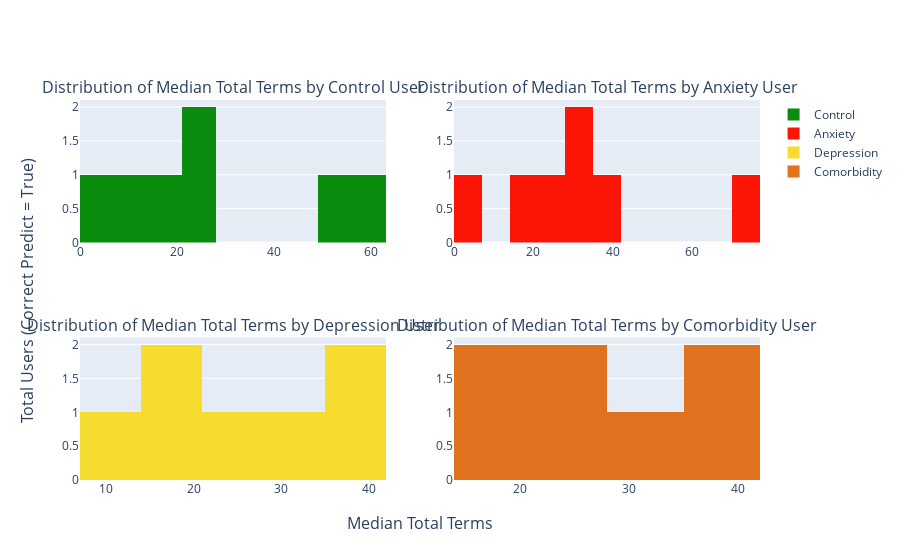
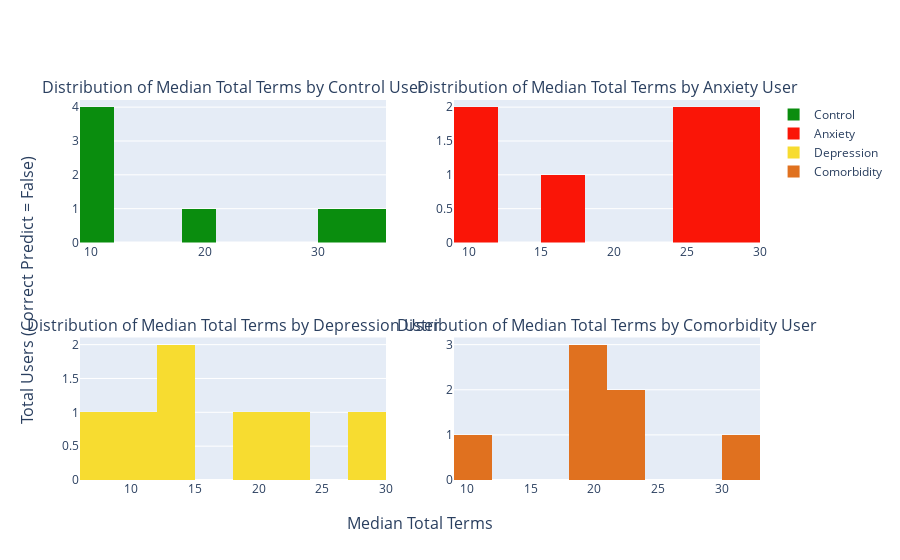

Here is the notebook cell these charts were saved with, in order:
### Code cell
generate_plot_median_posts(sub_smhd_test[sub_smhd_test.correct_prediction == True], type_plot='specific')
generate_plot_median_posts(sub_smhd_test[sub_smhd_test.correct_prediction == False], type_plot='specific')

### Figure 1 — Plotly figure (JSON) as saved in the notebook; plotly's stock layout.template omitted (floating-point values rounded to 4 significant figures)
{"data": [{"autobinx": false, "marker": {"color": "#0A8D0E"}, "name": "Control", "type": "histogram", "x": [14.5, 13, 24, 51, 27.5, 4, 60], "xaxis": "x", "xbins": {"end": 76.5, "size": 7, "start": 0}, "yaxis": "y", "ybins": {"end": 76.5, "size": 2, "start": 0}}, {"autobinx": false, "marker": {"color": "#FA1507"}, "name": "Anxiety", "type": "histogram", "x": [37, 28, 14, 5, 30, 24, 76.5], "xaxis": "x2", "xbins": {"end": 76.5, "size": 7, "start": 0}, "yaxis": "y2", "ybins": {"end": 76.5, "size": 2, "start": 0}}, {"autobinx": false, "marker": {"color": "#F7DC30"}, "name": "Depression", "type": "histogram", "x": [35, 14, 17.5, 40, 33, 10.5, 25], "xaxis": "x3", "xbins": {"end": 76.5, "size": 7, "start": 0}, "yaxis": "y3", "ybins": {"end": 76.5, "size": 2, "start": 0}}, {"autobinx": false, "marker": {"color": "#E0711F"}, "name": "Comorbidity", "type": "histogram", "x": [14, 30.5, 24.5, 35, 15, 40, 22], "xaxis": "x4", "xbins": {"end": 76.5, "size": 7, "start": 0}, "yaxis": "y4", "ybins": {"end": 76.5, "size": 2, "start": 0}}], "layout": {"annotations": [{"font": {"size": 16}, "showarrow": false, "text": "Distribution of Median Total Terms by Control User", "x": 0.225, "xanchor": "center", "xref": "paper", "y": 1, "yanchor": "bottom", "yref": "paper"}, {"font": {"size": 16}, "showarrow": false, "text": "Distribution of Median Total Terms by Anxiety User", "x": 0.775, "xanchor": "center", "xref": "paper", "y": 1, "yanchor": "bottom", "yref": "paper"}, {"font": {"size": 16}, "showarrow": false, "text": "Distribution of Median Total Terms by Depression User", "x": 0.225, "xanchor": "center", "xref": "paper", "y": 0.375, "yanchor": "bottom", "yref": "paper"}, {"font": {"size": 16}, "showarrow": false, "text": "Distribution of Median Total Terms by Comorbidity User", "x": 0.775, "xanchor": "center", "xref": "paper", "y": 0.375, "yanchor": "bottom", "yref": "paper"}, {"font": {"size": 16}, "showarrow": false, "text": "Median Total Terms", "x": 0.5, "xanchor": "center", "xref": "paper", "y": 0, "yanchor": "top", "yref": "paper", "yshift": -30}, {"font": {"size": 16}, "showarrow": false, "text": "Total Users (Correct Predict = True)", "textangle": -90, "x": 0, "xanchor": "right", "xref": "paper", "xshift": -40, "y": 0.5, "yanchor": "middle", "yref": "paper"}], "xaxis": {"anchor": "y", "domain": [0, 0.45]}, "xaxis2": {"anchor": "y2", "domain": [0.55, 1]}, "xaxis3": {"anchor": "y3", "domain": [0, 0.45]}, "xaxis4": {"anchor": "y4", "domain": [0.55, 1]}, "yaxis": {"anchor": "x", "domain": [0.625, 1]}, "yaxis2": {"anchor": "x2", "domain": [0.625, 1]}, "yaxis3": {"anchor": "x3", "domain": [0, 0.375]}, "yaxis4": {"anchor": "x4", "domain": [0, 0.375]}}}

### Figure 2 — Plotly figure (JSON) as saved in the notebook; plotly's stock layout.template omitted (floating-point values rounded to 4 significant figures)
{"data": [{"autobinx": false, "marker": {"color": "#0A8D0E"}, "name": "Control", "type": "histogram", "x": [10, 30, 35, 10, 11, 18, 9], "xaxis": "x", "xbins": {"end": 35, "size": 3, "start": 0}, "yaxis": "y", "ybins": {"end": 35, "size": 2, "start": 0}}, {"autobinx": false, "marker": {"color": "#FA1507"}, "name": "Anxiety", "type": "histogram", "x": [11, 16, 29, 25, 11, 26, 27], "xaxis": "x2", "xbins": {"end": 35, "size": 3, "start": 0}, "yaxis": "y2", "ybins": {"end": 35, "size": 2, "start": 0}}, {"autobinx": false, "marker": {"color": "#F7DC30"}, "name": "Depression", "type": "histogram", "x": [8, 22, 12, 13, 19, 10, 28], "xaxis": "x3", "xbins": {"end": 35, "size": 3, "start": 0}, "yaxis": "y3", "ybins": {"end": 35, "size": 2, "start": 0}}, {"autobinx": false, "marker": {"color": "#E0711F"}, "name": "Comorbidity", "type": "histogram", "x": [21, 11.5, 21, 31, 20.5, 20, 20], "xaxis": "x4", "xbins": {"end": 35, "size": 3, "start": 0}, "yaxis": "y4", "ybins": {"end": 35, "size": 2, "start": 0}}], "layout": {"annotations": [{"font": {"size": 16}, "showarrow": false, "text": "Distribution of Median Total Terms by Control User", "x": 0.225, "xanchor": "center", "xref": "paper", "y": 1, "yanchor": "bottom", "yref": "paper"}, {"font": {"size": 16}, "showarrow": false, "text": "Distribution of Median Total Terms by Anxiety User", "x": 0.775, "xanchor": "center", "xref": "paper", "y": 1, "yanchor": "bottom", "yref": "paper"}, {"font": {"size": 16}, "showarrow": false, "text": "Distribution of Median Total Terms by Depression User", "x": 0.225, "xanchor": "center", "xref": "paper", "y": 0.375, "yanchor": "bottom", "yref": "paper"}, {"font": {"size": 16}, "showarrow": false, "text": "Distribution of Median Total Terms by Comorbidity User", "x": 0.775, "xanchor": "center", "xref": "paper", "y": 0.375, "yanchor": "bottom", "yref": "paper"}, {"font": {"size": 16}, "showarrow": false, "text": "Median Total Terms", "x": 0.5, "xanchor": "center", "xref": "paper", "y": 0, "yanchor": "top", "yref": "paper", "yshift": -30}, {"font": {"size": 16}, "showarrow": false, "text": "Total Users (Correct Predict = False)", "textangle": -90, "x": 0, "xanchor": "right", "xref": "paper", "xshift": -40, "y": 0.5, "yanchor": "middle", "yref": "paper"}], "xaxis": {"anchor": "y", "domain": [0, 0.45]}, "xaxis2": {"anchor": "y2", "domain": [0.55, 1]}, "xaxis3": {"anchor": "y3", "domain": [0, 0.45]}, "xaxis4": {"anchor": "y4", "domain": [0.55, 1]}, "yaxis": {"anchor": "x", "domain": [0.625, 1]}, "yaxis2": {"anchor": "x2", "domain": [0.625, 1]}, "yaxis3": {"anchor": "x3", "domain": [0, 0.375]}, "yaxis4": {"anchor": "x4", "domain": [0, 0.375]}}}
